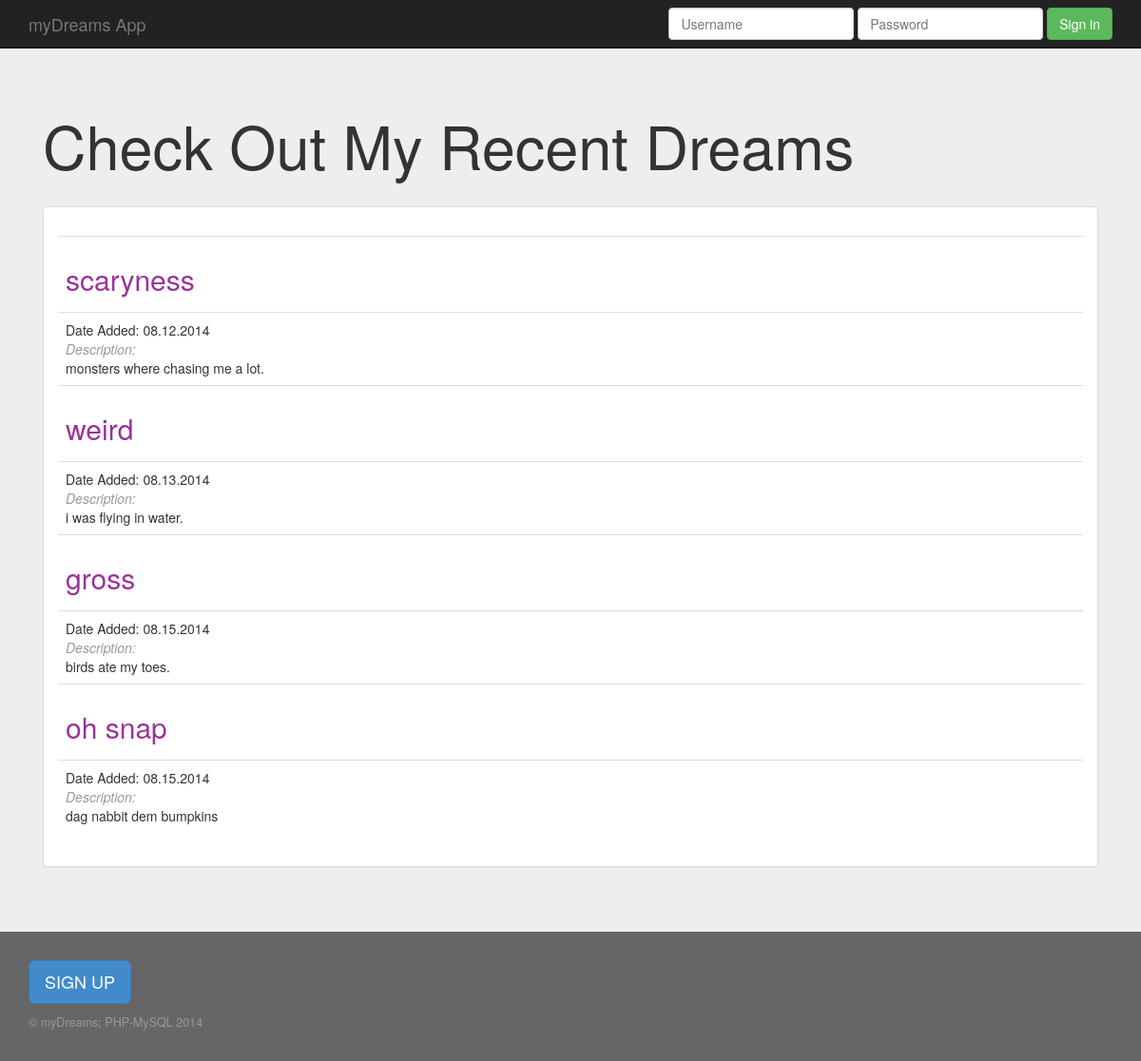
The page / on the database its author committed.
### tables this page shows
CREATE TABLE IF NOT EXISTS `dreams` (
  `id` int(11) NOT NULL AUTO_INCREMENT,
  `title` varchar(255) NOT NULL,
  `description` varchar(255) NOT NULL,
  `date_add` varchar(255) NOT NULL,
  PRIMARY KEY (`id`),
  UNIQUE KEY `title` (`title`)
);

### index.php (the view, shortened to what this page needs)
<?php
    require("_inc/common.php");
	$query = "SELECT * FROM dreams";
    try
    {
        $stmt = $db->prepare($query);
        $stmt->execute();
    }
    catch(PDOException $ex)
    {
		die("Failed to run query: " . $ex->getMessage());
    }
	$dreams = $stmt->fetchAll();
?>
<?php
require("header.php");
?>
<div class="navbar navbar-inverse navbar-fixed-top" role="navigation">
      <div class="container">
        <div class="navbar-header">
          <a class="navbar-brand" href="#">myDreams App</a>
        </div>
        <div class="navbar-collapse collapse">
          <form class="navbar-form navbar-right" role="form" action="<?php echo htmlspecialchars($_SERVER['PHP_SELF']); ?>" method="post" >
            <div class="form-group">
              <input type="text" name="username" placeholder="Username" value="" class="form-control" required >
            </div>
            <div class="form-group">
              <input type="text" name="password" placeholder="Password" value="" class="form-control" required >
            </div>
            <button type="submit" class="btn btn-success">Sign in</button>
          </form>
        </div>
      </div>
    </div>
    <div class="jumbotron">
      <div class="container">
      <h1>Check Out My Recent Dreams</h1><br />
      <div class="row">
        <div class="col-md-12">
        <div class="panel panel-default">
  			<div class="panel-body">
            <table class="table">
        	<?php foreach($dreams as $dream): ?>
    			<tr>
        			<td><h2><?php echo htmlentities($dream['title'], ENT_QUOTES, 'UTF-8'); ?></h2></td>
        		</tr>
        		<tr>
        			<td>Date Added: <?php echo htmlentities($dream['date_add'], ENT_QUOTES, 'UTF-8'); ?><br />
                    <span class="description"><i>Description:</i></span><br /><?php echo htmlentities($dream['description'], ENT_QUOTES, 'UTF-8'); ?></td>
        		</tr>
        	<?php endforeach; ?>
            </table>
  			</div>
		</div>
        </div>
      </div>
      </div>
    </div>
    <div class="container">
    <div class="row">
        <div class="col-md-12">
            <a class="btn btn-primary btn-lg" role="button" href="newUser.php">SIGN UP</a>
        </div>
    </div>
    </div>
<?php
require("footer.php");
?>

### header.php (shortened to what this page needs)
<!DOCTYPE html>
<html lang="en">
  <head>
    <link rel="stylesheet" type="text/css" href="styles/bootstrap.min.css" />
    <link rel="stylesheet" type="text/css" href="styles/jumbotron.css" />
    <link rel="stylesheet" type="text/css" href="styles/app.css" />
    <link rel="stylesheet" type="text/css" href="styles/jquery-ui.css" />
</head>
<body>

### footer.php (shortened to what this page needs)
<div class="container">
<footer>
	<p><span class="footsy">&copy; myDreams; PHP-MySQL 2014</span></p>
</footer>
</div>
</body>
</html>

### styles/jumbotron.css (style rules this page uses)
body { padding-top: 50px; padding-bottom: 20px; }

### styles/app.css (style rules this page uses)
h2 { color:rgba(153,51,153,1); }
p { font-size:1.5em; }
a { text-decoration:none; }
body { background-color:rgba(102,102,102,1); }
.description { color:rgba(153,153,153,1); }
.footsy { color:rgba(153,153,153,1);font-size:0.6em;text-align:center; }

### rows shown on the page
dreams: title "scaryness", date_add "08.12.2014", description "monsters where chasing me a lot."
dreams: title "weird", date_add "08.13.2014", description "i was flying in water."
dreams: title "gross", date_add "08.15.2014", description "birds ate my toes."
dreams: title "oh snap", date_add "08.15.2014", description "dag nabbit dem bumpkins"
